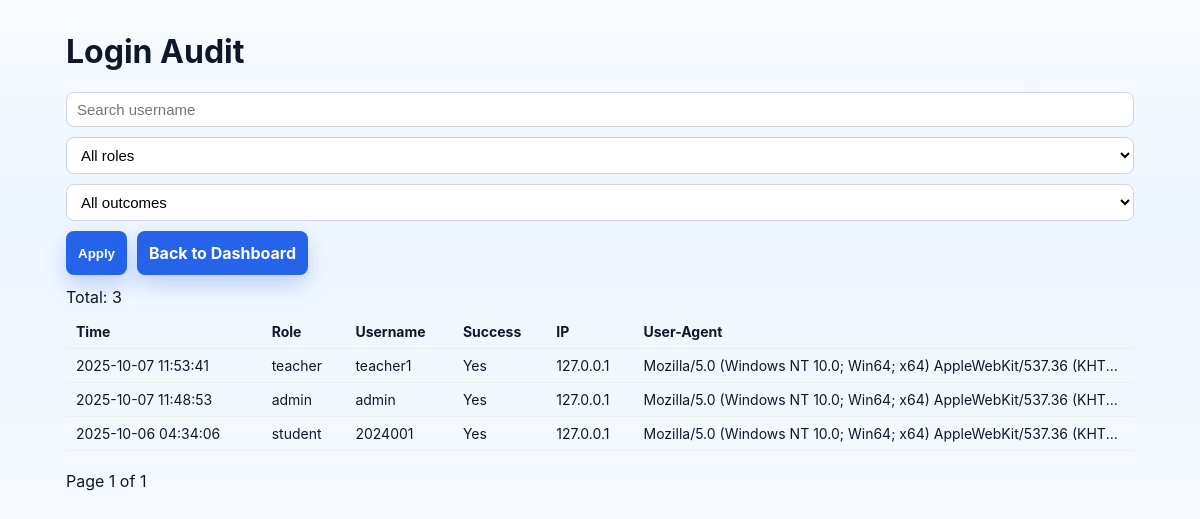
Page /admin/audit (signed in) on the committed database.
### app.py (models this page shows)
class LoginAudit(db.Model):
    __tablename__ = 'login_audit'
    id = db.Column(db.Integer, primary_key=True)
    user_type = db.Column(db.String(20), nullable=False)  # 'teacher' or 'student'
    username = db.Column(db.String(120), nullable=True)
    user_id = db.Column(db.Integer, nullable=True)
    success = db.Column(db.Boolean, default=False)
    ip_address = db.Column(db.String(100), nullable=True)
    user_agent = db.Column(db.Text, nullable=True)
    timestamp = db.Column(db.DateTime, default=datetime.utcnow, nullable=False)

### app.py (the view)
@app.route('/admin/audit')
@admin_required
def admin_audit():
    page = max(int(request.args.get('page', 1) or 1), 1)
    per_page = 25
    q = (request.args.get('q') or '').strip()
    role = (request.args.get('role') or '').strip()  # 'student'|'teacher'|'admin'|''
    success_param = (request.args.get('success') or '').strip()  # '1'|'0'|''
    query = LoginAudit.query
    if q:
        like = f"%{q}%"
        query = query.filter(LoginAudit.username.ilike(like))
    if role:
        query = query.filter(LoginAudit.user_type == role)
    if success_param in ('0', '1'):
        query = query.filter(LoginAudit.success == (success_param == '1'))
    total = query.count()
    logs = query.order_by(LoginAudit.timestamp.desc()).offset((page-1)*per_page).limit(per_page).all()
    pages = (total + per_page - 1) // per_page
    return render_template('admin_audit.html', logs=logs, page=page, pages=pages, total=total, q=q, role=role, success_param=success_param)

### app.py (called while the page is built)
def admin_required(view_func):
    from functools import wraps
    @wraps(view_func)
    def wrapper(*args, **kwargs):
        if 'admin_id' not in session:
            flash('Please login as admin to continue', 'warning')
            return redirect(url_for('admin_login'))
        return view_func(*args, **kwargs)
    return wrapper

### templates/admin_audit.html (shortened to what this page needs)
<!doctype html>
<html lang="en">
<head>
  <link rel="stylesheet" href="/static/home.css" />
  <link rel="stylesheet" href="/static/auth.css" />
</head>
<body>
  <div class="container">
    <h1>Login Audit</h1>
    <form class="toolbar" method="get">
      <input class="input" type="text" name="q" placeholder="Search username" value="{{ q }}" />
      <select name="role" class="input">
        <option value="">All roles</option>
      </select>
      <select name="success" class="input">
        <option value="">All outcomes</option>
      </select>
      <button class="btn" type="submit">Apply</button>
      <a class="btn" href="/admin/dashboard">Back to Dashboard</a>
    </form>
    <div>
      <div style="margin:8px 0;">Total: {{ total }}</div>
      {% if logs %}
      <table>
        <thead>
          <tr>
            <th>Time</th>
            <th>Role</th>
            <th>Username</th>
            <th>Success</th>
            <th>IP</th>
            <th>User-Agent</th>
          </tr>
        </thead>
        <tbody>
          {% for l in logs %}
          <tr>
            <td>{{ l.timestamp.strftime('%Y-%m-%d %H:%M:%S') if l.timestamp else '' }}</td>
            <td>{{ l.user_type }}</td>
            <td>{{ l.username }}</td>
            <td>{{ 'Yes' if l.success else 'No' }}</td>
            <td>{{ l.ip_address or '' }}</td>
            <td style="max-width:420px;white-space:nowrap;overflow:hidden;text-overflow:ellipsis;">{{ l.user_agent or '' }}</td>
          </tr>
          {% endfor %}
        </tbody>
      </table>
      <div class="pager">
        <div style="padding:8px 0;">Page {{ page }} of {{ pages }}</div>
      </div>
      {% else %}
        <div>No logs found.</div>
      {% endif %}
    </div>
  </div>
</body>
</html>

### public/clone.css (style rules this page uses)
:root { --bg:#f6faff;--card:#ffffff;--text:#0f172a;--muted:#475569;--primary:#2563eb;--accent:#f97316;--ring:rgba(37,99,235,.15) }
* { box-sizing:border-box }
html,body { margin:0;padding:0 }
body { font-family:'Inter',system-ui,-apple-system,Segoe UI,Roboto,Ubuntu,'Helvetica Neue',Arial,'Noto Sans',sans-serif;color:var(--text);background:linear-gradient(180deg,#f8fbff, #eef6ff 40%, #f6faff 100%) }
body:before { content:"";position:fixed;inset:-120px;pointer-events:none;background: radial-gradient(12px 12px at 20% 30%, rgba(96,165,250,.12), transparent 60%), radial-gradient(10px 10px at 80% 20%, rgba(34,211,238,.12), transparent 60%), radial-gradient(8px 8px at 40% 70%, rgba(245,158,11,.12), transparent 60%); filter:blur(10px);opacity:.6;animation:bg-drift 40s linear infinite;z-index:-1 }
.container { max-width:1120px;margin:0 auto;padding:0 20px }
.btn { display:inline-flex;align-items:center;justify-content:center;height:44px;padding:0 16px;border-radius:10px;border:1px solid transparent;text-decoration:none;font-weight:700;cursor:pointer;transition:all .2s ease }
.btn { display: flex; align-items: center; gap: 5px; padding: 8px 15px; background-color: #ff9800; color: white; border-radius: 5px; text-decoration: none; cursor: pointer; }

### templates/admin_audit.html (style rules this page uses)
.container { max-width:1100px;margin:32px auto;padding:0 16px }
table { width:100%;border-collapse:collapse }
th,td { padding:8px 10px;border-bottom:1px solid #eee;text-align:left;font-size:14px }
.toolbar { display:flex;gap:10px;flex-wrap:wrap;margin:12px 0 }
.input, select { border:1px solid #d1d5db;border-radius:8px;padding:8px 10px }
.btn { background:#2563eb;color:#fff;border:none;border-radius:8px;padding:8px 12px;cursor:pointer;text-decoration:none }
.pager { display:flex;gap:10px;margin-top:12px }

### rows in the picture
LoginAudit: timestamp "2025-10-07 11:53:41", user_type "teacher", username "teacher1", success "Yes", ip_address "127.0.0.1", user_agent "Mozilla/5.0 (Windows NT 10.0; Win64; x64) AppleWebKit/537.36 (KHT…"
LoginAudit: timestamp "2025-10-07 11:48:53", user_type "admin", username "admin", success "Yes", ip_address "127.0.0.1", user_agent "Mozilla/5.0 (Windows NT 10.0; Win64; x64) AppleWebKit/537.36 (KHT…"
LoginAudit: timestamp "2025-10-06 04:34:06", user_type "student", username "2024001", success "Yes", ip_address "127.0.0.1", user_agent "Mozilla/5.0 (Windows NT 10.0; Win64; x64) AppleWebKit/537.36 (KHT…"

### other values in the picture
{{ total }} "3"
{{ page }} "1"
{{ pages }} "1"
